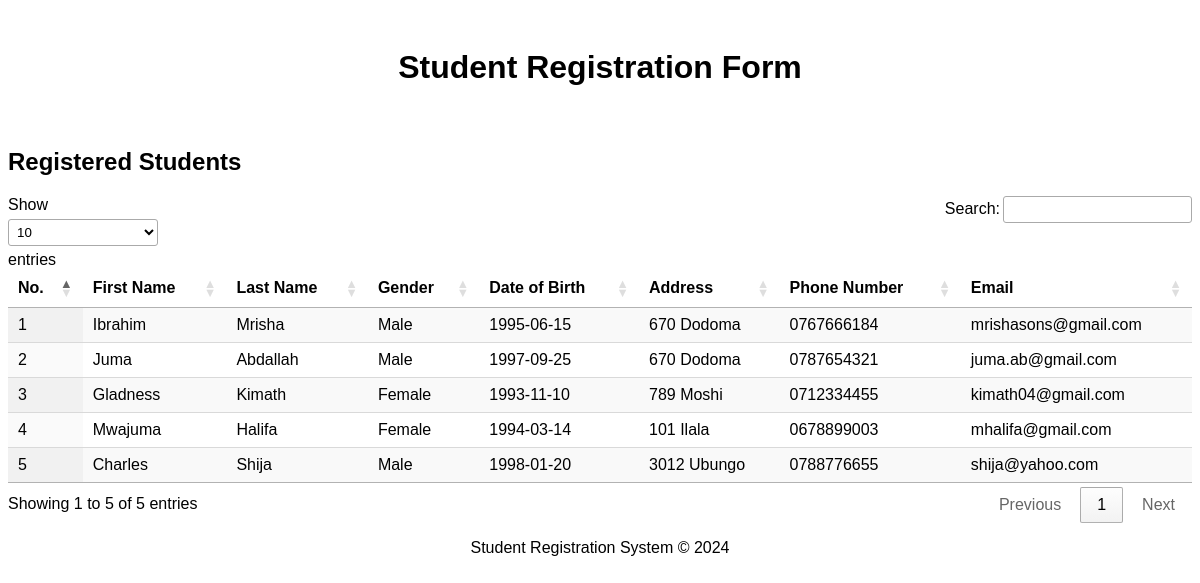
The app's page /public/students.php with its own data.
### tables this page shows
CREATE TABLE `student` (
  `id` int NOT NULL AUTO_INCREMENT,
  `firstname` varchar(30) NOT NULL,
  `lastname` varchar(30) NOT NULL,
  `gender` varchar(15) NOT NULL,
  `date_of_birth` date NOT NULL,
  `address` varchar(30) NOT NULL,
  `phone_number` varchar(15) NOT NULL,
  `email` varchar(30) NOT NULL,
  PRIMARY KEY (`id`)
);

### public/students.php (the view, shortened to what this page needs)
<?php
include('../config/db_conn.php');
$result = $conn->query("SELECT * FROM student");
$students = [];
while ($row = $result->fetch_assoc()) {
    $students[] = $row;
}
?>
<?php include('../includes/header.php'); ?>
<h2>Registered Students</h2>
<table id="studentTable" class="display">
    <thead>
        <tr>
            <th>No.</th>
            <th>First Name</th>
            <th>Last Name</th>
            <th>Gender</th>
            <th>Date of Birth</th>
            <th>Address</th>
            <th>Phone Number</th>
            <th>Email</th>
        </tr>
    </thead>
    <tbody>
        <?php foreach ($students as $student): ?>
            <tr>
                <td><?= $student['id']?></td>
                <td><?= $student['firstname'] ?></td>
                <td><?= $student['lastname'] ?></td>
                <td><?= $student['gender'] ?></td>
                <td><?= $student['date_of_birth'] ?></td>
                <td><?= $student['address'] ?></td>
                <td><?= $student['phone_number'] ?></td>
                <td><?= $student['email'] ?></td>
            </tr>
        <?php endforeach; ?>
    </tbody>
</table>
<?php include('../includes/footer.php'); ?>

### includes/header.php (shortened to what this page needs)
<!DOCTYPE html>
<html lang="en">
<head>
    <link rel="stylesheet" href="https://cdn.datatables.net/1.11.5/css/jquery.dataTables.min.css">
    <link rel="stylesheet" href="assets/css/style.css">
</head>
<body>
    <header>
        <h1>Student Registration Form</h1>
    </header>
</body>
</html>

### includes/footer.php
<html>
    <body>
<footer style="text-align:center;">
    <p >Student Registration System &copy; 2024</p>
</footer>
</body>
</html>

### assets/css/style.css (style rules this page uses)
body { font-family: Arial, sans-serif; }
header { text-align: center; padding: 20px; }

### records on screen
student: id "1", firstname "Ibrahim", lastname "Mrisha", gender "Male", date_of_birth "1995-06-15", address "670 Dodoma", phone_number "0767666184", email "mrishasons@gmail.com"
student: id "2", firstname "Juma", lastname "Abdallah", gender "Male", date_of_birth "1997-09-25", address "670 Dodoma", phone_number "0787654321", email "juma.ab@gmail.com"
student: id "3", firstname "Gladness", lastname "Kimath", gender "Female", date_of_birth "1993-11-10", address "789 Moshi", phone_number "0712334455", email "kimath04@gmail.com"
student: id "4", firstname "Mwajuma", lastname "Halifa", gender "Female", date_of_birth "1994-03-14", address "101 Ilala", phone_number "0678899003", email "mhalifa@gmail.com"
student: id "5", firstname "Charles", lastname "Shija", gender "Male", date_of_birth "1998-01-20", address "3012 Ubungo", phone_number "0788776655", email "shija@yahoo.com"
